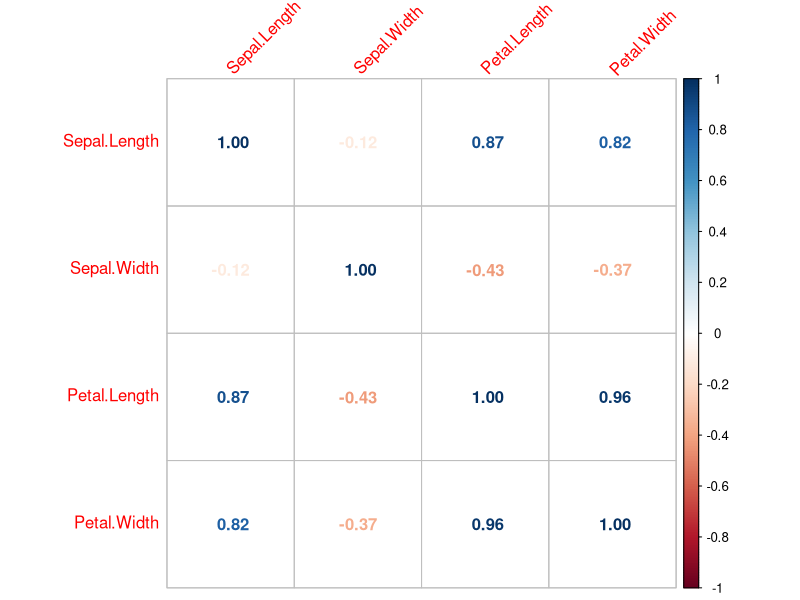
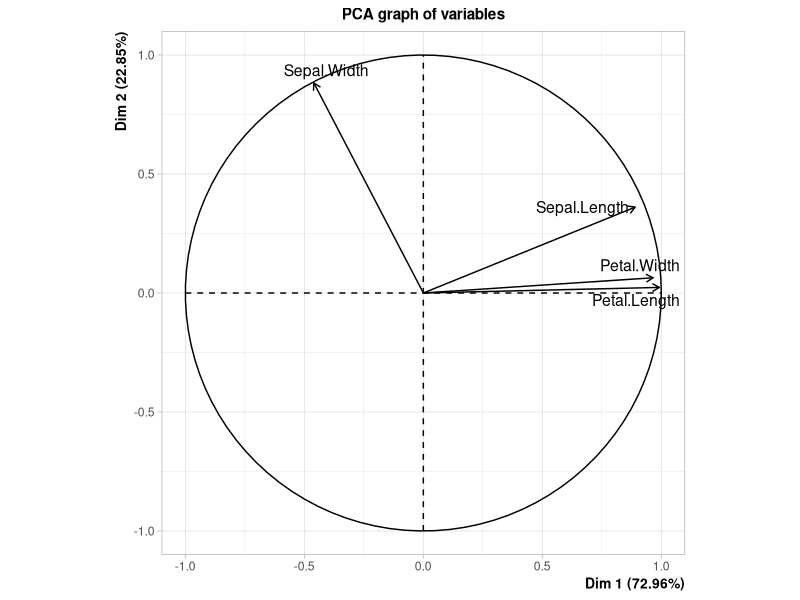

Here is the R script that generated these plots, in order:
## ---- chunk 1
library(corrplot)
data("iris")
data = iris[, 1:4] #remove the qualitative variable
summary(data)

correlation = cor(data)
corrplot(correlation, tl.srt=45, method="number")
## ---- chunk 2
library(FactoMineR)
pca_results = PCA(data, graph = FALSE)
plot.PCA(pca_results, choix = "var")
